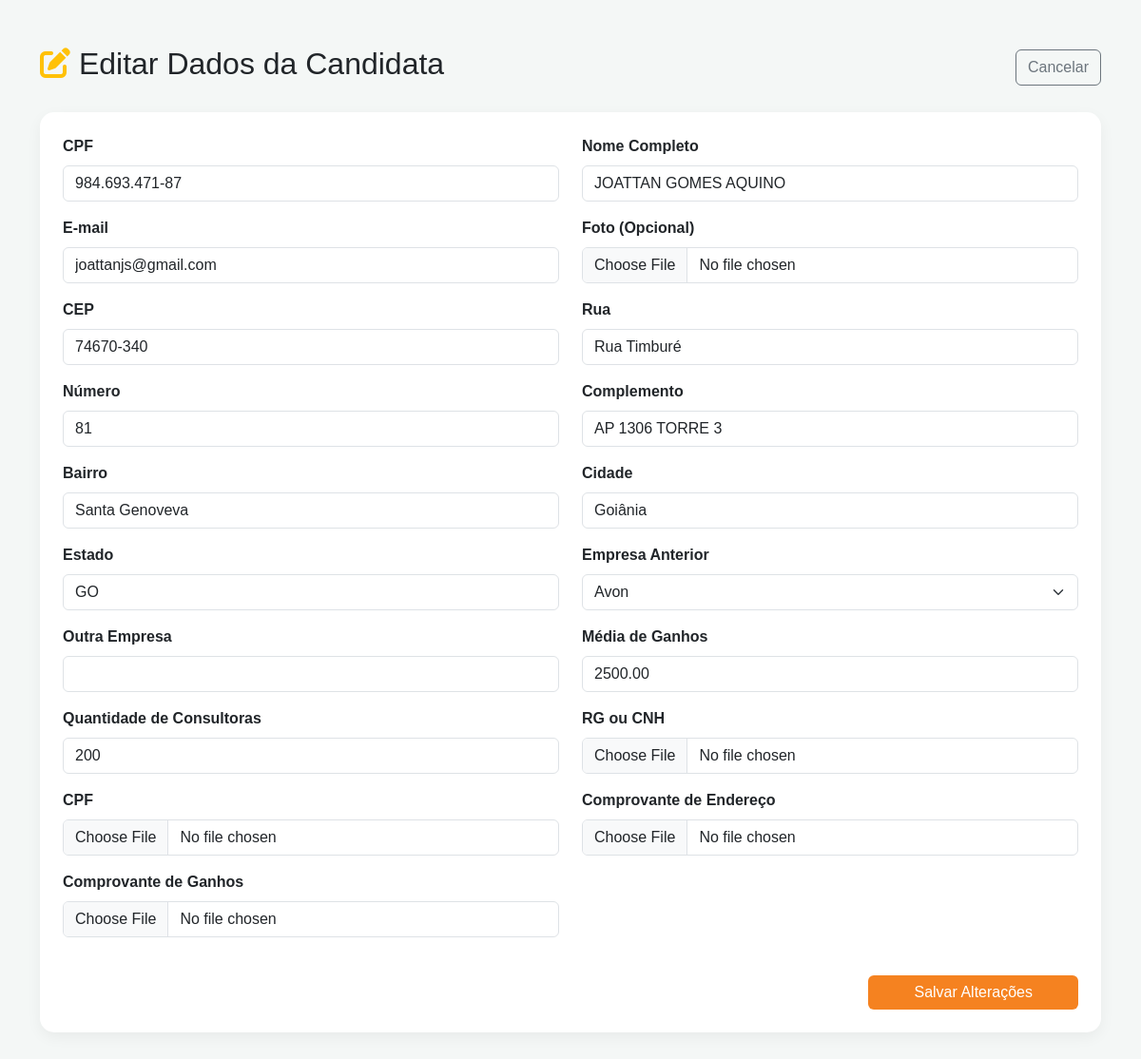
/coordenadoras/admin/editar/2/ (signed in), run on the app's committed database.
### coordenadoras/models.py (models this page shows, shortened)
class CandidataCoordenadora(models.Model):
    STATUS_CHOICES = [
        ('PENDENTE', 'Pendente de Aprovação'),
        ('AJUSTE', 'Aguardando Ajuste'),
        ('APROVADO', 'Aprovado'),
        ('REPROVADO', 'Reprovado'),
    ]
    EMPRESA_CHOICES = [
        ('AVON', 'Avon'),
        ('NATURA', 'Natura'),
        ('BOTICARIO', 'O Boticário'),
        ('JEQUITI', 'Jequiti'),
        ('OUTRAS', 'Outras'),
    ]
    cpf = models.CharField('CPF', max_length=14, unique=True)
    nome_completo = models.CharField('Nome Completo', max_length=255)
    email = models.EmailField('E-mail', max_length=255, default="")
    foto = models.ImageField('Foto (Opcional)', upload_to='fotos/candidatas/', blank=True, null=True)
    cep = models.CharField('CEP', max_length=9)
    rua = models.CharField('Rua', max_length=255)
    numero = models.CharField('Número', max_length=20)
    complemento = models.CharField('Complemento', max_length=255, blank=True, null=True)
    bairro = models.CharField('Bairro', max_length=100)
    cidade = models.CharField('Cidade', max_length=100)
    estado = models.CharField('Estado', max_length=2)
    empresa_anterior = models.CharField('Empresa Anterior', max_length=50, choices=EMPRESA_CHOICES)
    empresa_outra = models.CharField('Outra Empresa', max_length=100, blank=True, null=True)
    media_ganhos = models.DecimalField('Média de Ganhos', max_digits=10, decimal_places=2)
    quantidade_consultoras = models.PositiveIntegerField('Quantidade de Consultoras')
    documento_rg_cnh = models.FileField('RG ou CNH', upload_to='documentos/rg_cnh/')
    documento_cpf = models.FileField('CPF', upload_to='documentos/cpf/')
    comprovante_endereco = models.FileField('Comprovante de Endereço', upload_to='documentos/endereco/')
    comprovante_ganhos = models.FileField('Comprovante de Ganhos', upload_to='documentos/ganhos/')
    status = models.CharField('Status', max_length=20, choices=STATUS_CHOICES, default='PENDENTE')
    observacao_aprovacao = models.TextField('Observação de Aprovação', blank=True, null=True)
    data_criacao = models.DateTimeField(auto_now_add=True)
    data_atualizacao = models.DateTimeField(auto_now=True)
    class Meta:
        verbose_name = 'Candidata a Coordenadora'
        verbose_name_plural = 'Candidatas a Coordenadoras'
        ordering = ['-data_criacao']

### coordenadoras/views.py (the view, shortened to what this page needs)
# urls.py: path('admin/editar/<int:pk>/', views.CandidataUpdateView.as_view(), name='admin_edit'),
class CandidataUpdateView(AdminStaffRequiredMixin, UpdateView):
    model = CandidataCoordenadora
    form_class = CandidataRegistrationForm # Reutilizamos o form de cadastro
    template_name = 'coordenadoras/admin_edit.html'

### coordenadoras/views.py (called while the page is built)
    def test_func(self):
        return self.request.user.is_staff

### coordenadoras/templates/coordenadoras/admin_edit.html (shortened to what this page needs)
{% load static %}
<!DOCTYPE html>
<html lang="pt-br">
<head>
    <link href="https://cdn.jsdelivr.net/npm/bootstrap@5.3.0/dist/css/bootstrap.min.css" rel="stylesheet">
    <link rel="stylesheet" href="https://cdnjs.cloudflare.com/ajax/libs/font-awesome/6.0.0/css/all.min.css">
</head>
<body class="py-5">
    <div class="container">
        <div class="d-flex justify-content-between align-items-center mb-4">
            <h2><i class="fas fa-edit text-warning"></i> Editar Dados da Candidata</h2>
            <a href="{% url 'coordenadoras:admin_detail' object.pk %}" class="btn btn-outline-secondary">Cancelar</a>
        </div>
        <div class="card p-4">
            <form method="post" enctype="multipart/form-data">
                <div class="row">
                    {% for field in form %}
                    <div class="col-md-6 mb-3">
                        <label class="form-label fw-bold">{{ field.label }}</label>
                        {{ field }}
                    </div>
                    {% endfor %}
                </div>
                <div class="text-end mt-4">
                    <button type="submit" class="btn btn-primary px-5">Salvar Alterações</button>
                </div>
            </form>
        </div>
    </div>
</body>
</html>

### coordenadoras/templates/coordenadoras/admin_edit.html (style rules this page uses)
body { background: #f4f7f6; font-family: 'Poppins', sans-serif; }
.card { border-radius: 15px; border: none; box-shadow: 0 5px 15px rgba(0,0,0,0.05); }
.btn-primary { background: #f58220; border: none; }

### data on the page
CandidataCoordenadora: form "984.693.471-87" "JOATTAN GOMES AQUINO" "joattanjs@gmail.com" "74670-340" "Rua Timburé" "81" "AP 1306 TORRE 3" "Santa Genoveva" "Goiânia" "GO" "Avon" "2500.00" "200"

### other printed values
{{ field.label }} "CPF" "Nome Completo" "E-mail" "Foto (Opcional)" "CEP" "Rua" "Número" "Complemento" "Bairro" "Cidade" "Estado" "Empresa Anterior" "Outra Empresa" "Média de Ganhos" "Quantidade de Consultoras" "RG ou CNH" "CPF" "Comprovante de Endereço" "Comprovante de Ganhos"
